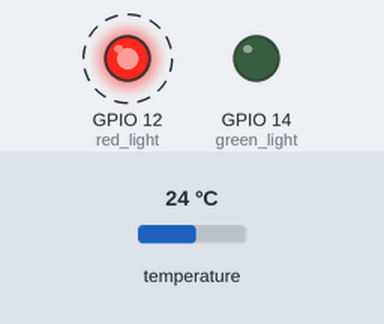
This sketch was run on a simulated ESP8266 (NodeMCU). On the bench: output pins drawn as LEDs (lit = HIGH). Dashed ring = blinking. The test bench sets the inputs (shaded band); at power-on: temperature 24 °C. WiFi joins after 1.5 s; servers stay silent unless stated; no MQTT or app messages arrive unless stated; what the sketch prints to the serial monitor is not drawn. At 8.5 s the program puts the board to deep sleep or switches it off; the recording ends there.

Above: at 1.7 s.
Timing chart, 0 to 4.5 s (numbered marks = the images above):
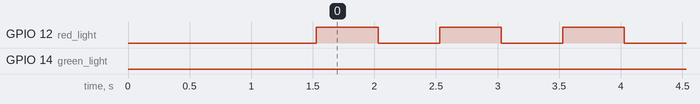

The sketch:

temp_sensor_esp_connected.ino
```cpp
//You shouldn't have to change anything in this script.
//this does everything - wifi, backend and temperature readings as well as publishes a message

#include <ESP8266WiFi.h>
#include <PubSubClient.h>
#include <OneWire.h>
#include <DallasTemperature.h>
int deviceID = 443;

// I think this gpio pins should work but I need to double check
// note remember a 220ohm resistor

int green_light = 14;
int red_light = 12;

#define wifi_ssid "****"
#define wifi_password "******"

#define mqtt_server "104.236.210.175" //fill this
#define mqtt_user "" // no fill necessary
#define mqtt_password "" // no fill necessary
//#define topic1 "temp/temp1"
#define topic1 "esp_temp_test2"
#define mqtt_client_name "d123" //dont change

char current_temp[32];

//set the temp wire input here
#define ONE_WIRE_BUS 4
OneWire oneWire(ONE_WIRE_BUS);
DallasTemperature sensors(&oneWire);
WiFiClient espClient;
PubSubClient client(espClient);


void setup_wifi() {
    delay(10);
    // We start by connecting to a WiFi network
    Serial.println();
    Serial.print("Connecting to ");
    Serial.println(wifi_ssid);
    WiFi.begin(wifi_ssid, wifi_password);
    while (WiFi.status() != WL_CONNECTED) {
        delay(100);
        Serial.print(".");
    }
    Serial.println("");
    Serial.println("WiFi connected");
    Serial.println("IP address: ");
    Serial.println(WiFi.localIP());
    //start up the temperature sensor
      sensors.begin();
}

//incase wifi drops this will kick in to reconnect, otherwise it will wait 5 seconds
//most likely best to drop the delay down to reconnect but we can figure that out once we get there

void reconnect() {
    // Loop until we're reconnected
    while (!client.connected()) {
        Serial.print("Attempting MQTT connection...");
        // Attempt to connect
        if (client.connect(mqtt_client_name)) { //* See //NOTE below
            Serial.println("connected");
        } else {
            Serial.print("failed, rc=");
            Serial.print(client.state());
            Serial.println(" try again in 5 seconds");
            // Wait 5 seconds before retrying
            delay(5000);
        }
    }
}
//publishes messages out of the device to the backend
void pubMQTT(String topic,String topic_val){
    Serial.print("Newest topic " + topic + " value:");
    Serial.println(String(topic_val).c_str());
    client.publish(topic.c_str(), String(topic_val).c_str(), true);
    blink_lights(green_light,3);
}

//added a blinking function to let users call
// note need to pass in light input and the amount of times you want it to blink
void blink_lights(int light, int counter){
 int i;
 for(i = 0; i < counter; i++){
  digitalWrite(light, HIGH);   // turn the LED on (HIGH is the voltage level)
  delay(500);                       // wait for a second
  digitalWrite(light, LOW);    // turn the LED off by making the voltage LOW
  delay(500);
 }
}


void setup() {
   setup_wifi();
  client.setServer(mqtt_server, 1883);

   pinMode(green_light, OUTPUT);
   pinMode(red_light, OUTPUT);

   Serial.begin(9600);
}


void loop() {
    //reconnect if wifi drops
    if (!client.connected()) {
      blink_lights(red_light,3);
    reconnect();
  }
   client.loop();
      ///temperature lookup here
   Serial.print(" Requesting temperatures...");
  sensors.requestTemperatures(); // Send the command to get temperatures
  Serial.println("DONE");

  Serial.print("Temperature for Device 1 is: ");
  Serial.println(sensors.getTempFByIndex(0)); //
  float temp_float = sensors.getTempFByIndex(0);

  //need to convert temperature character type so that it works in pubMQTT

  String temperature = dtostrf(temp_float, 4, 0, current_temp);
  String stringOne = "Hello!       ";
  Serial.println(stringOne);

   stringOne.trim();
  Serial.print(stringOne);
  //Serial.println(temperature.trim());

  temperature.trim();
 String message_to_send1 = String("{\"devID\":") +
    String(deviceID) +
    ", \"current_temp\":" + temperature +
     + "}";

    Serial.println(message_to_send1);

  Serial.println("simulate deepsleep here");
  Serial.println(deviceID);
  Serial.println(temperature);

  pubMQTT(topic1, message_to_send1);
  Serial.println("off to sleep i go");
  ESP.deepSleep(1000000,WAKE_RF_DEFAULT);
  delay(100);
  Serial.println("this shouldnt print");
}
```

Measured:
- by itself, GPIO 12 (red_light): alternates HIGH for 0.50 s and LOW for 0.50 s, 6 changes in all, then stays LOW
- by itself, GPIO 14 (green_light): LOW → HIGH at 5.5 s, → LOW 0.50 s later, → HIGH 0.50 s later, → LOW 0.50 s later, … (6 changes in this stretch)
